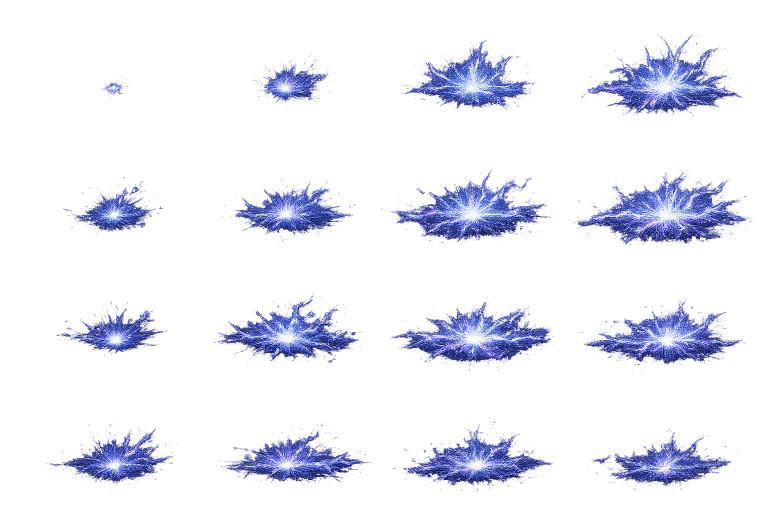
#> input picture client/VFX _1/EMP Strike skill.png, 1536 x 1024 px, found by its file name (shown at 1/2 size)
$ python fix_centering.py
#> lines starting #> are read from the running program, lines starting #| are printed output that depends on the picture
"""
Centroid-based re-centering for VFX frames.
For each frame: find the weighted centroid of the brightest pixels (the "hot core"),
then re-paste all frames so their centroids align at one consistent point.

Usage:
  python fix_centering.py emp_strike       <- fix one effect
  python fix_centering.py all              <- fix all effects
"""
from PIL import Image
import numpy as np
import os, sys, json, shutil

SRC_DIR  = r"C:\Work\stellar-drift\client\VFX _1\cleaned"
ASSET    = r"C:\Work\stellar-drift\client\assets\vfx"
MANIFEST = os.path.join(ASSET, "vfx_manifest.json")

GRIDS = {
    "EMP Strike skill.png":          ("emp_strike",        4, 4, 16),  # 1536x1024
    "Engine particle.png":           ("engine_particle",   3, 4, 12),  # 1254x1254
    "Hull hit.png":                  ("hull_hit",          4, 3, 12),  # 1536x1024, 3 rows
    "Laser beam1.png":               ("laser_beam1",       4, 3, 12),  # 1536x1024
    "Laser beam2.png":               ("laser_beam2",       4, 2,  8),  # 1536x1024
    "Plasma bolt.png":               ("plasma_bolt",       4, 4, 16),  # 1536x1024, 4 rows
    "plasma burst skill effect.png": ("plasma_burst",      4, 3, 12),  # 1536x1024, 3 rows
    "Repair Pulse skill.png":        ("repair_pulse",      4, 4, 16),  # 1536x1024, 4 rows
    "Targeting reticle.png":         ("targeting_reticle", 2, 3,  6),  # 1024x1536, 2 cols
}

# ── Per-effect strategy ──────────────────────────────────────────────────────
# 'centroid'  : re-align all frames so their bright-core centroid is at
#               one consistent point. Best for symmetric/spot effects.
# 'simple_pad': just pad the raw cell uniformly. Best for effects where
#               the hot core MOVES as part of the animation (explosions, bolts).
STRATEGY = {
    "emp_strike":        "manual",           # manually positioned via frame_editor.html
    "engine_particle":   "manual",           # manually positioned via frame_editor.html
    "hull_hit":          "manual",           # manually positioned via frame_editor.html
    "laser_beam1":       "manual",           # manually positioned via frame_editor.html
    "laser_beam2":       "manual",           # manually positioned via frame_editor.html
    "plasma_bolt":       "manual",           # manually positioned via frame_editor.html
    "plasma_burst":      "manual",           # manually positioned via frame_editor.html
    "repair_pulse":      "manual",           # manually positioned via frame_editor.html
    "targeting_reticle": "manual",           # manually positioned via frame_editor.html
}

BRIGHT_THR = {
    "emp_strike":        210,
    "engine_particle":   220,
    "hull_hit":          180,  # orange fire core
    "laser_beam1":       230,
    "laser_beam2":       200,
    "repair_pulse":      210,
    "targeting_reticle": 180,
}

# Limit centroid search to left fraction of cell width.
# engine_particle: nozzle is always in the left ~40%; the exhaust plume
# grows rightward and drags a full-cell centroid leftward each frame.
CENTROID_X_FRAC = {
    "engine_particle": 0.40,
}

# Edge fade: fade alpha to 0 over this many pixels at each cell border.
# Hides content that bleeds from adjacent cells in the original sheet.
EDGE_FADE = {
    "hull_hit": 40,   # large explosions overflow cell boundaries
}

# fps override per effect
FPS_OVERRIDE = {
    "hull_hit":          12,
    "plasma_bolt":       16,   # 16f @ 16fps = 1.0s
    "plasma_burst":      16,   # 16f @ 16fps = 1.0s
    "repair_pulse":      14,   # 16f @ 14fps = 1.14s
    "targeting_reticle": 8,    # 6f  @  8fps = 0.75s
}

PAD = 0.12   # uniform padding for simple_pad
PAD_C = 0.18  # padding for centroid mode (needs more room for shifted content)

# Manual offsets: (ox, oy) = where to paste the raw cell's top-left in the output canvas.
# Generated by hull_hit_editor.html — paste the dict body here after editing.
MANUAL_OFFSETS = {}
MANUAL_OFFSETS["hull_hit"] = {
    0: (83, 75),
    1: (128, 77),
    2: (157, 76),
    3: (152, 73),
    4: (91, 140),
    5: (121, 137),
    6: (145, 137),
    7: (154, 136),
    8: (92, 164),
    9: (118, 163),
    10: (150, 155),
    11: (153, 155),
}
MANUAL_OFFSETS["laser_beam1"] = {
    0: (112, 101),
    1: (148, 97),
    2: (169, 95),
    3: (137, 93),
    4: (120, 132),
    5: (148, 133),
    6: (110, 110),
    7: (123, 128),
    8: (104, 152),
    9: (146, 152),
    10: (167, 152),
    11: (161, 152),
}
MANUAL_OFFSETS["laser_beam2"] = {
    0: (110, -89),
    1: (149, -85),
    2: (165, -88),
    3: (167, -88),
    4: (104, 107),
    5: (151, 107),
    6: (163, 106),
    7: (165, 106),
}
MANUAL_OFFSETS["emp_strike"] = {
    0: (92, 36),
    1: (132, 34),
    2: (140, 36),
    3: (140, 36),
    4: (92, 37),
    5: (130, 38),
    6: (142, 38),
    7: (137, 35),
    8: (90, 43),
    9: (129, 45),
    10: (137, 45),
    11: (135, 41),
    12: (90, 48),
    13: (128, 48),
    14: (134, 48),
    15: (139, 43),
}
MANUAL_OFFSETS["engine_particle"] = {
    0: (246, 50),
    1: (253, 50),
    2: (259, 50),
    3: (243, 93),
    4: (251, 93),
    5: (259, 94),
    6: (244, 125),
    7: (250, 124),
    8: (256, 125),
    9: (243, 150),
    10: (249, 149),
    11: (254, 151),
}
# Output canvas size for manual strategy (width, height).
MANUAL_CANVAS = {
    "emp_strike":        (640, 420),
    "engine_particle":   (700, 520),
    "hull_hit":          (560, 500),
    "laser_beam1":       (620, 500),
    "laser_beam2":       (620, 660),
    "plasma_bolt":       (640, 420),
    "plasma_burst":      (620, 500),
    "repair_pulse":      (640, 420),
    "targeting_reticle": (720, 720),
}
MANUAL_OFFSETS["plasma_bolt"] = {
    0: (83, 23),
    1: (67, 21),
    2: (58, 21),
    3: (40, 18),
    4: (51, 50),
    5: (50, 51),
    6: (53, 51),
    7: (31, 50),
    8: (49, 62),
    9: (47, 63),
    10: (54, 63),
    11: (38, 63),
    12: (49, 47),
    13: (43, 48),
    14: (49, 49),
    15: (51, 48),
}
MANUAL_OFFSETS["plasma_burst"] = {
    0: (83, 79),
    1: (124, 77),
    2: (149, 81),
    3: (139, 80),
    4: (87, 147),
    5: (117, 147),
    6: (136, 146),
    7: (139, 146),
    8: (126, 68),
    9: (128, 73),
    10: (129, 98),
    11: (128, 87),
}
MANUAL_OFFSETS["repair_pulse"] = {
    0: (96, 22),
    1: (132, 23),
    2: (142, 25),
    3: (143, 24),
    4: (99, 31),
    5: (124, 33),
    6: (136, 33),
    7: (137, 27),
    8: (97, 48),
    9: (121, 45),
    10: (134, 45),
    11: (130, 41),
    12: (101, 58),
    13: (118, 61),
    14: (130, 58),
    15: (135, 56),
}
MANUAL_OFFSETS["targeting_reticle"] = {
    0: (98, 40),
    1: (104, 38),
    2: (104, 103),
    3: (103, 98),
    4: (104, 96),
    5: (102, 96),
}


# [14 lines left out: function apply_edge_fade, not called in this run]


def cut_raw_cells(path, nc, nr, nframes, edge_fade=0):
    """Return raw RGBA crops (numpy arrays) at original grid boundaries."""
    img = Image.open(path).convert("RGBA")
    arr = np.array(img)
    W, H = img.size
    xs = [int(round(i * W / nc)) for i in range(nc + 1)]
    ys = [int(round(i * H / nr)) for i in range(nr + 1)]
    cells = []
    for idx in range(nframes):
        r, c = divmod(idx, nc)
        cell = arr[ys[r]:ys[r+1], xs[c]:xs[c+1], :].copy()
        if edge_fade > 0:
            cell = apply_edge_fade(cell, edge_fade)
        cells.append(cell)
    return cells


# [64 lines left out: functions find_centroid, repack, not called in this run]


def pack_sheet(frames, fw, fh):
    n = len(frames)
    sheet = Image.new("RGBA", (fw * n, fh), (0, 0, 0, 0))
    for i, img in enumerate(frames):
        sheet.paste(img, (i * fw, 0))
    return sheet


# [14 lines left out: function simple_pad_frames, not called in this run]


def process_effect(folder_name):
#> called with folder_name = 'emp_strike'
    src_entry = None
    for fname, (fold, nc, nr, nframes) in GRIDS.items():
        if fold == folder_name:
            src_entry = (fname, fold, nc, nr, nframes)
            break
    if not src_entry:
        print(f"  ERROR: unknown effect '{folder_name}'"); return

    fname, folder, nc, nr, nframes = src_entry
    src_path = os.path.join(SRC_DIR, fname)
    strategy = STRATEGY.get(folder, "simple_pad")

    print(f"\n[ {folder} ]  strategy={strategy}  grid={nc}x{nr}  frames={nframes}")

    # For manual strategy: load pre-edited frames from {folder}_raw/ if they exist,
    # otherwise cut from the source sprite sheet as usual.
    raw_dir = os.path.join(ASSET, f"{folder}_raw")
    raw_frames_exist = (strategy == "manual" and
                        os.path.isdir(raw_dir) and
                        os.path.exists(os.path.join(raw_dir, "frame_00.png")))

    if raw_frames_exist:
        cells = []
        for i in range(nframes):
            p = os.path.join(raw_dir, f"frame_{i:02d}.png")
            cells.append(np.array(Image.open(p).convert("RGBA")))
        print(f"  loaded {nframes} pre-edited frames from {folder}_raw/")
    else:
        cells = cut_raw_cells(src_path, nc, nr, nframes, edge_fade=EDGE_FADE.get(folder, 0))
#> in cut_raw_cells, img is the input picture: PIL image 1536x1024 RGBA; mean R, G, B, A 19.1, 20.8, 37.6, 33.3
#> the loop in cut_raw_cells, `for idx in range(nframes):` made 16 passes
#> pass 1, in cut_raw_cells, `cell = arr[ys[r]:ys[r+1], xs[c]:xs[c+1], :].copy()`:
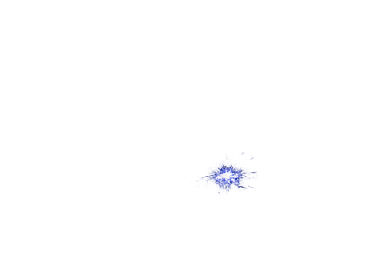
#> cell: shape (256, 384, 4); mean R, G, B, A 2.1, 2.5, 3.5, 1.3; transparent parts drawn white
#> pass 2, in cut_raw_cells, `cell = arr[ys[r]:ys[r+1], xs[c]:xs[c+1], :].copy()`:
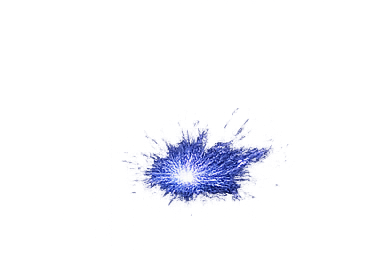
#> cell: shape (256, 384, 4); mean R, G, B, A 9, 9.8, 18.3, 12.9; transparent parts drawn white
#> pass 3, in cut_raw_cells, `cell = arr[ys[r]:ys[r+1], xs[c]:xs[c+1], :].copy()`:
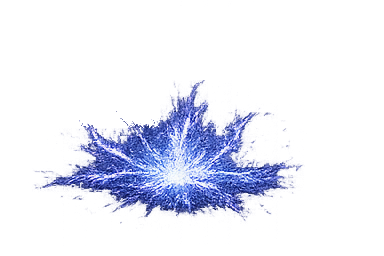
#> cell: shape (256, 384, 4); mean R, G, B, A 22.3, 25, 43.8, 37.3; transparent parts drawn white
#> after the loop in cut_raw_cells, `for idx in range(nframes):`: cells = 16 items
#> cells = 16 items

    if strategy == "manual":
        mo = MANUAL_OFFSETS.get(folder, {})
        fw, fh = MANUAL_CANVAS.get(folder, (cells[0].shape[1] + 80, cells[0].shape[0] + 80))
#> fw = 640; fh = 420
        if not mo:
            print(f"  WARNING: no manual offsets — use frame_editor.html to set them")
            default_ox = (fw - cells[0].shape[1]) // 2
            default_oy = (fh - cells[0].shape[0]) // 2
            mo = {i: (default_ox, default_oy) for i in range(len(cells))}
        images = []
        for i, cell in enumerate(cells):
            ox, oy = mo.get(i, ((fw - cell.shape[1]) // 2, (fh - cell.shape[0]) // 2))
            canvas = Image.new("RGBA", (fw, fh), (0, 0, 0, 0))
            canvas.paste(Image.fromarray(cell), (ox, oy))
            images.append(canvas)
#> this loop made 16 passes
#> (ox, oy) on passes 1 to 12: (92, 36), (132, 34), (140, 36), (140, 36), (92, 37), (130, 38), (142, 38), (137, 35), (90, 43), (129, 45), (137, 45), (135, 41)
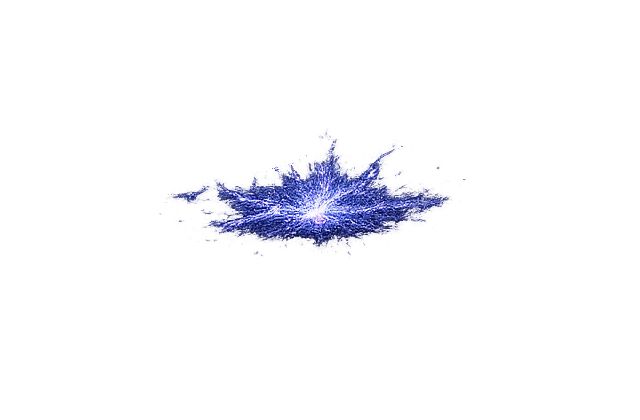
#> canvas: PIL image 640x420 RGBA; mean R, G, B, A 5.7, 6.1, 11.6, 10.5; transparent parts drawn white
#> after the loop, images = 16 items
        print(f"  manual  frames={len(images)}  output frame: {fw}x{fh}")
#|   manual  frames=16  output frame: 640x420
    elif strategy == "simple_pad":
        images, fw, fh = simple_pad_frames(cells, pad=PAD)
        print(f"  output frame: {fw}x{fh}  (simple pad {PAD*100:.0f}%)")
    elif strategy == "centroid_y":
        # Correct only vertical drift; keep each frame's X at geometric cell centre.
        # Prevents left-right flicker caused by horizontally asymmetric explosions.
        thr = BRIGHT_THR.get(folder, 200)
        xf  = CENTROID_X_FRAC.get(folder, 1.0)
        raw_centroids = [find_centroid(c, thr, x_frac=xf) for c in cells]
        cw0 = cells[0].shape[1]
        # Replace cx with the fixed geometric centre of the cell
        centroids = [(cw0 / 2.0, cy) for (_, cy) in raw_centroids]
        cys = [c[1] for c in centroids]
        print(f"  centroid_y  Y range={max(cys)-min(cys):.1f}px  thr={thr}  (X fixed at cell centre)")
        images, fw, fh, ax, ay = repack(cells, centroids, pad=PAD_C)
        print(f"  output frame: {fw}x{fh}  anchor=({ax},{ay})")
    elif strategy == "centroid_detrend":
        # Remove systematic grid biases before re-centering.
        # Column position creates a consistent cx offset (col0 bright core is
        # always further right than col3). Row position creates a consistent cy
        # offset (row0 fire core is lower than row2 because fire rises).
        # Detrending subtracts these per-column/per-row means so repack only
        # compensates for genuine per-frame variation (~10-15px), not grid artefacts.
        thr = BRIGHT_THR.get(folder, 200)
        xf  = CENTROID_X_FRAC.get(folder, 1.0)
        raw = [find_centroid(c, thr, x_frac=xf) for c in cells]

        # Per-column mean cx, per-row mean cy
        col_sums = {}; col_n = {}
        row_sums = {}; row_n = {}
        for idx, (cx, cy) in enumerate(raw):
            r, c = divmod(idx, nc)
            col_sums[c] = col_sums.get(c, 0.0) + cx
            col_n[c]    = col_n.get(c, 0) + 1
            row_sums[r] = row_sums.get(r, 0.0) + cy
            row_n[r]    = row_n.get(r, 0) + 1
        col_mean = {c: col_sums[c] / col_n[c] for c in col_sums}
        row_mean = {r: row_sums[r] / row_n[r] for r in row_sums}
        gcx = sum(cx for cx, _ in raw) / len(raw)
        gcy = sum(cy for _, cy in raw) / len(raw)

        centroids = []
        for idx, (cx, cy) in enumerate(raw):
            r, c = divmod(idx, nc)
            centroids.append((cx - (col_mean[c] - gcx),
                               cy - (row_mean[r] - gcy)))

        cxs = [c[0] for c in centroids]
        cys = [c[1] for c in centroids]
        print(f"  centroid_detrend  cx range={max(cxs)-min(cxs):.1f}px  cy range={max(cys)-min(cys):.1f}px  thr={thr}")
        print(f"  col cx means: { {c: f'{v:.0f}' for c,v in col_mean.items()} }")
        print(f"  row cy means: { {r: f'{v:.0f}' for r,v in row_mean.items()} }")
        images, fw, fh, ax, ay = repack(cells, centroids, pad=PAD_C)
        print(f"  output frame: {fw}x{fh}  anchor=({ax},{ay})")
    else:
        thr = BRIGHT_THR.get(folder, 200)
        xf  = CENTROID_X_FRAC.get(folder, 1.0)
        centroids = [find_centroid(c, thr, x_frac=xf) for c in cells]
        cxs = [c[0] for c in centroids]
        cys = [c[1] for c in centroids]
        print(f"  centroid X range={max(cxs)-min(cxs):.1f}px  Y range={max(cys)-min(cys):.1f}px  thr={thr}  xfrac={xf}")
        images, fw, fh, ax, ay = repack(cells, centroids, pad=PAD_C)
        print(f"  output frame: {fw}x{fh}  anchor=({ax},{ay})")

    # Save individual frames
    frame_dir = os.path.join(ASSET, folder)
    os.makedirs(frame_dir, exist_ok=True)
    for i, img in enumerate(images):
        img.save(os.path.join(frame_dir, f"frame_{i:02d}.png"))
#> this loop made 16 passes
#> pass 1, in process_effect, `img.save(os.path.join(frame_dir, f"frame_{i:02d}.png"))`:
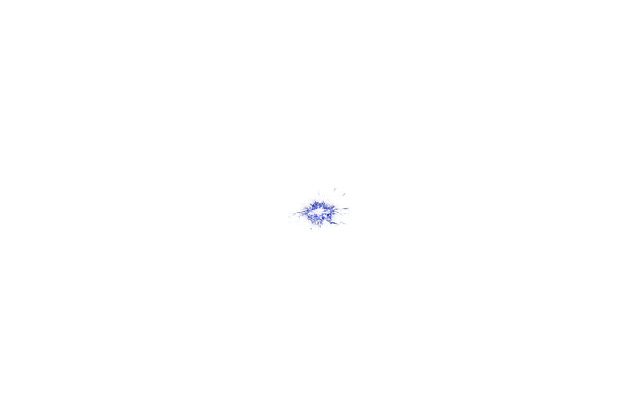
#> saved as frame_00.png: PIL image 640x420 RGBA; mean R, G, B, A 0.8, 0.9, 1.3, 0.5; transparent parts drawn white
#> pass 2, in process_effect, `img.save(os.path.join(frame_dir, f"frame_{i:02d}.png"))`:
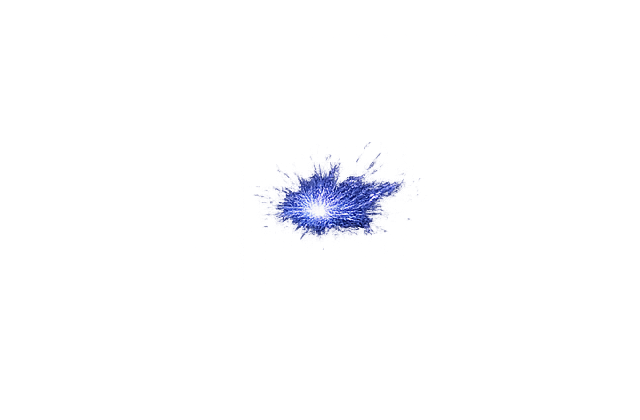
#> saved as frame_01.png: PIL image 640x420 RGBA; mean R, G, B, A 3.3, 3.6, 6.7, 4.7; transparent parts drawn white

    # Save sprite sheet
    sheet = pack_sheet(images, fw, fh)
#> in pack_sheet, `n = len(frames)`: n = 16
#> in pack_sheet, `sheet = Image.new("RGBA", (fw * n, fh), (0, 0, 0, 0))`: sheet: PIL image 10240x420 RGBA; every value is 0
#> the loop in pack_sheet, `for i, img in enumerate(frames):` made 16 passes
#> after the loop in pack_sheet, `for i, img in enumerate(frames):`:
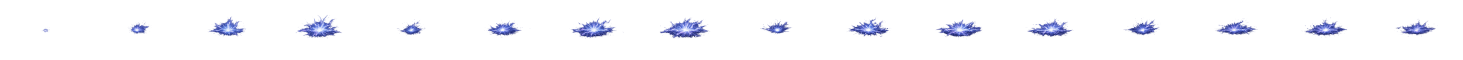
#> sheet: PIL image 10240x420 RGBA (shown at 1/7 size); mean R, G, B, A 7, 7.6, 13.8, 12.2; transparent parts drawn white
    sheet_path = os.path.join(ASSET, f"{folder}_sheet.png")
    sheet.save(sheet_path)
    print(f"  Sheet: {folder}_sheet.png  ({fw*nframes}x{fh})")
#|   Sheet: emp_strike_sheet.png  (10240x420)

    # Update manifest
#> (the run stopped early here; a loop or call above may not have finished)
